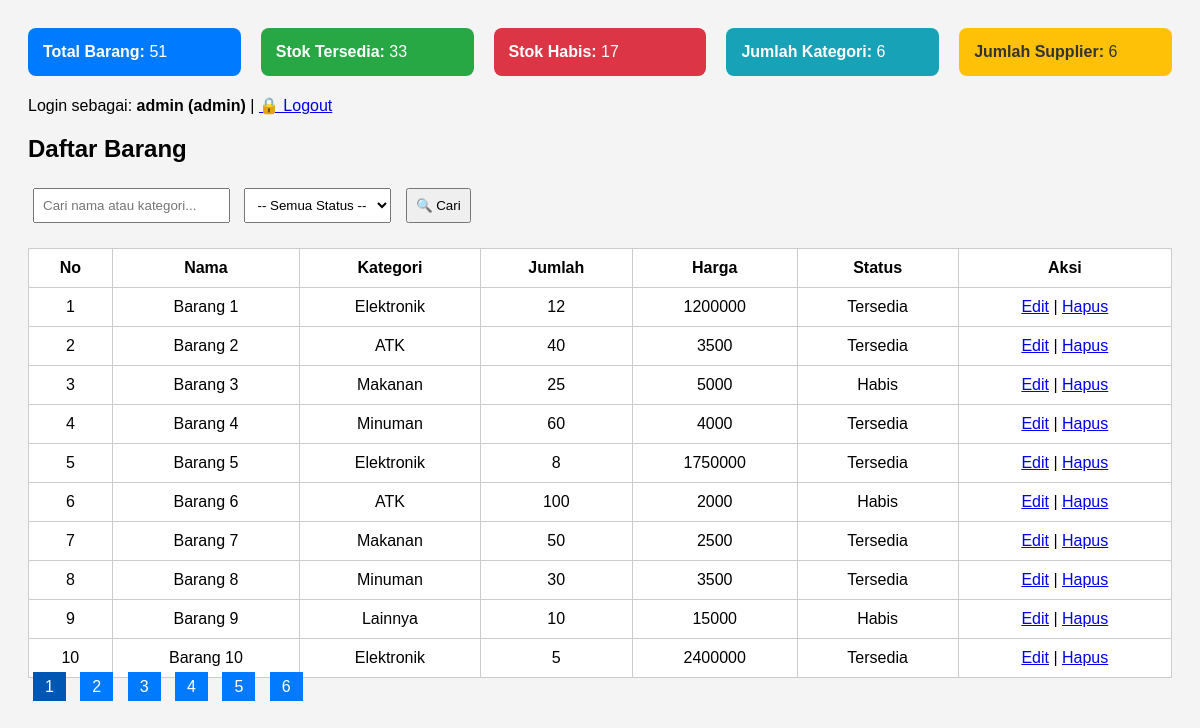
/index.php (signed in), run on the app's committed database.
### tables this page shows
CREATE TABLE `barang` (
  `id` int(11) NOT NULL,
  `nama_barang` varchar(100) DEFAULT NULL,
  `kategori` varchar(50) DEFAULT NULL,
  `jumlah` int(11) DEFAULT NULL,
  `harga` int(11) DEFAULT NULL,
  `tanggal_input` timestamp NOT NULL DEFAULT current_timestamp(),
  `satuan_barang` varchar(20) DEFAULT NULL,
  `lokasi` varchar(50) DEFAULT NULL,
  `supplier` varchar(50) DEFAULT NULL,
  `status` enum('Tersedia','Habis') DEFAULT NULL,
  `barcode` varchar(30) DEFAULT NULL
);

### index.php (the view, shortened to what this page needs)
<?php
include 'koneksi.php';
$role = $_SESSION['role'] ?? '';
?>
<!DOCTYPE html>
<html>
<head>
</head>
<body>
<?php
$total = mysqli_fetch_assoc(mysqli_query($koneksi, "SELECT COUNT(*) as total FROM barang"))['total'];
$stok_tersedia = mysqli_fetch_assoc(mysqli_query($koneksi, "SELECT COUNT(*) as tersedia FROM barang WHERE status='Tersedia'"))['tersedia'];
$stok_habis = mysqli_fetch_assoc(mysqli_query($koneksi, "SELECT COUNT(*) as habis FROM barang WHERE status='Habis'"))['habis'];
$kategori_unik = mysqli_fetch_assoc(mysqli_query($koneksi, "SELECT COUNT(DISTINCT kategori) as kategori FROM barang"))['kategori'];
$supplier_unik = mysqli_fetch_assoc(mysqli_query($koneksi, "SELECT COUNT(DISTINCT supplier) as supplier FROM barang"))['supplier'];
?>
<div style="display: flex; gap: 20px; flex-wrap: wrap; margin-bottom: 20px;">
  <div style="flex:1; background:#007bff; color:white; padding:15px; border-radius:8px;">
    <strong>Total Barang:</strong> <?= $total ?>
  </div>
  <div style="flex:1; background:#28a745; color:white; padding:15px; border-radius:8px;">
    <strong>Stok Tersedia:</strong> <?= $stok_tersedia ?>
  </div>
  <div style="flex:1; background:#dc3545; color:white; padding:15px; border-radius:8px;">
    <strong>Stok Habis:</strong> <?= $stok_habis ?>
  </div>
  <div style="flex:1; background:#17a2b8; color:white; padding:15px; border-radius:8px;">
    <strong>Jumlah Kategori:</strong> <?= $kategori_unik ?>
  </div>
  <div style="flex:1; background:#ffc107; color:#333; padding:15px; border-radius:8px;">
    <strong>Jumlah Supplier:</strong> <?= $supplier_unik ?>
  </div>
</div>
<p>
  Login sebagai: <strong><?= $_SESSION['username'] ?? '' ?> (<?= $role ?>)</strong> |
  <a href="logout.php" onclick="return confirm('Keluar dari sistem?')">🔒 Logout</a>
</p>
  <h2>Daftar Barang</h2>
  <form method="GET" action="">
    <input type="text" name="search" placeholder="Cari nama atau kategori..." value="<?= isset($_GET['search']) ? $_GET['search'] : '' ?>">
    <select name="status">
      <option value="">-- Semua Status --</option>
    </select>
    <button type="submit">🔍 Cari</button>
  </form>
  <table>
    <tr>
      <th>No</th><th>Nama</th><th>Kategori</th><th>Jumlah</th><th>Harga</th><th>Status</th><th>Aksi</th>
    </tr>
    <?php
    $batas = 10;
    $hal = isset($_GET['hal']) ? (int)$_GET['hal'] : 1;
    $mulai = ($hal > 1) ? ($hal * $batas) - $batas : 0;
    $filter = "";
    $total = mysqli_num_rows(mysqli_query($koneksi, "SELECT * FROM barang WHERE 1=1 $filter"));
    $pages = ceil($total / $batas);
    $data = mysqli_query($koneksi, "SELECT * FROM barang WHERE 1=1 $filter LIMIT $mulai, $batas");
    $no = $mulai + 1;
    while ($d = mysqli_fetch_array($data)) {
    ?>
    <tr>
      <td><?= $no++ ?></td>
      <td><?= $d['nama_barang'] ?></td>
      <td><?= $d['kategori'] ?></td>
      <td><?= $d['jumlah'] ?></td>
      <td><?= $d['harga'] ?></td>
      <td><?= $d['status'] ?></td>
      <td>
         <?php if ($role == 'admin'): ?>
    <a href="edit.php?id=<?= $d['id'] ?>">Edit</a> |
    <a href="hapus.php?id=<?= $d['id'] ?>" onclick="return confirm('Yakin hapus?')">Hapus</a>
  <?php else: ?>
    -
  <?php endif; ?>
      </td>
    </tr>
    <?php } ?>
  </table>
  <div class="pagination">
    <?php for ($i = 1; $i <= $pages; $i++): ?>
      <a href="?hal=<?= $i ?>&search=<?= $_GET['search'] ?? '' ?>&status=<?= $_GET['status'] ?? '' ?>" class="<?= ($i == $hal) ? 'active' : '' ?>"><?= $i ?></a>
    <?php endfor; ?>
  </div>
</body>
</html>

### index.php (style rules this page uses)
body { font-family: Arial; padding: 20px; background: #f4f4f4; }
table { width: 100%; border-collapse: collapse; margin-top: 20px; background: #fff; }
th, td { border: 1px solid #ccc; padding: 10px; text-align: center; }
form { margin: 10px 0; }
input, select, button { padding: 8px; margin: 5px; }
.pagination a { margin: 0 5px; padding: 6px 12px; background: #007bff; color: white; text-decoration: none; }
.pagination a.active { background: #0056b3; }

### data on the page
barang: nama_barang "Barang 1", kategori "Elektronik", jumlah "12", harga "1200000", status "Tersedia"
barang: nama_barang "Barang 2", kategori "ATK", jumlah "40", harga "3500", status "Tersedia"
barang: nama_barang "Barang 3", kategori "Makanan", jumlah "25", harga "5000", status "Habis"
barang: nama_barang "Barang 4", kategori "Minuman", jumlah "60", harga "4000", status "Tersedia"
barang: nama_barang "Barang 5", kategori "Elektronik", jumlah "8", harga "1750000", status "Tersedia"
barang: nama_barang "Barang 6", kategori "ATK", jumlah "100", harga "2000", status "Habis"
barang: nama_barang "Barang 7", kategori "Makanan", jumlah "50", harga "2500", status "Tersedia"
barang: nama_barang "Barang 8", kategori "Minuman", jumlah "30", harga "3500", status "Tersedia"
barang: nama_barang "Barang 9", kategori "Lainnya", jumlah "10", harga "15000", status "Habis"
barang: nama_barang "Barang 10", kategori "Elektronik", jumlah "5", harga "2400000", status "Tersedia"

### other printed values
$total "51"
$stok_tersedia "33"
$stok_habis "17"
$kategori_unik "6"
$supplier_unik "6"
$_SESSION['username'] "admin"
$role "admin"
